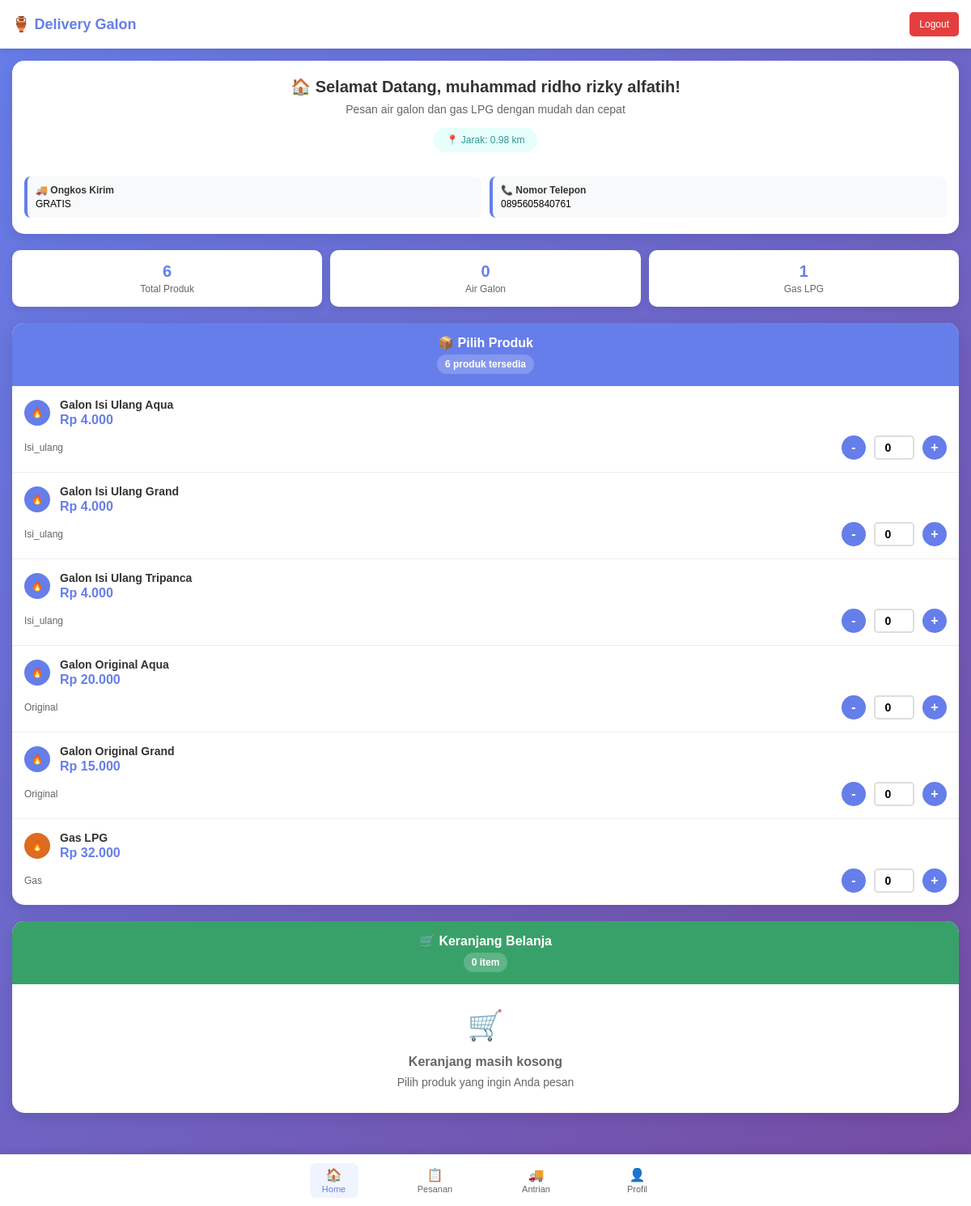
The page /customer/home.php (signed in) on the database its author committed.
### tables this page shows
CREATE TABLE `users` (
  `id` int(11) NOT NULL,
  `name` varchar(100) NOT NULL,
  `phone` varchar(15) NOT NULL,
  `password` varchar(255) NOT NULL,
  `address` text NOT NULL,
  `latitude` decimal(10,8) NOT NULL,
  `longitude` decimal(11,8) NOT NULL,
  `house_photo` varchar(255) DEFAULT NULL,
  `role` enum('pembeli','karyawan','admin','boss') DEFAULT 'pembeli',
  `created_at` timestamp NOT NULL DEFAULT current_timestamp()
);

CREATE TABLE `products` (
  `id` int(11) NOT NULL,
  `name` varchar(100) NOT NULL,
  `type` enum('isi_ulang','original','gas') NOT NULL,
  `brand` varchar(50) NOT NULL,
  `price` int(11) NOT NULL,
  `is_available` tinyint(1) DEFAULT 1,
  `created_at` timestamp NOT NULL DEFAULT current_timestamp()
);

### config/database.php (called while the page is built, shortened)
<?php
function calculateDistance($lat1, $lon1, $lat2, $lon2) {
    $earth_radius = 6371;
    $dLat = deg2rad($lat2 - $lat1);
    $dLon = deg2rad($lon2 - $lon1);
    $a = sin($dLat/2) * sin($dLat/2) + cos(deg2rad($lat1)) * cos(deg2rad($lat2)) * sin($dLon/2) * sin($dLon/2);
    $c = 2 * atan2(sqrt($a), sqrt(1-$a));
    return $earth_radius * $c;
}
function calculateDeliveryFee($distance) {
    if ($distance <= 2) {
        return 0;
    } else {
        return ceil($distance - 2) * DELIVERY_RATE_PER_KM;
    }
}
function formatRupiah($amount) {
    return 'Rp ' . number_format($amount, 0, ',', '.');
}
?>

### customer/home.php (the view, shortened to what this page needs)
<?php
require_once '../config/database.php';
$stmt = $pdo->prepare("SELECT * FROM users WHERE id = ?");
$stmt->execute([$_SESSION['user_id']]);
$user = $stmt->fetch();
$stmt = $pdo->prepare("SELECT * FROM products WHERE is_available = 1 ORDER BY type, name");
$stmt->execute();
$products = $stmt->fetchAll();
$distance = calculateDistance(DEPOT_LAT, DEPOT_LNG, $user['latitude'], $user['longitude']);
$delivery_fee = calculateDeliveryFee($distance);
$total_products = count($products);
$air_products = count(array_filter($products, function($p) { return $p['type'] == 'air'; }));
$gas_products = count(array_filter($products, function($p) { return $p['type'] == 'gas'; }));
?>
<!DOCTYPE html>
<html lang="id">
<head>
</head>
<body>
    <div class="header">
        <div class="header-content">
            <div class="logo">🏺 Delivery Galon</div>
            <div class="user-info">
                <a href="../logout.php" class="logout-btn">Logout</a>
            </div>
        </div>
    </div>
    <div class="container">
        <div class="page-header">
            <h1>🏠 Selamat Datang, <?php echo htmlspecialchars($user['name']); ?>!</h1>
            <p>Pesan air galon dan gas LPG dengan mudah dan cepat</p>
            <div class="delivery-info-badge">
                📍 Jarak: <?php echo number_format($distance, 2); ?> km
            </div>
            <div class="delivery-info-grid">
                <div class="delivery-info-item">
                    <strong>🚚 Ongkos Kirim</strong>
                    <?php echo $delivery_fee == 0 ? 'GRATIS' : formatRupiah($delivery_fee); ?>
                </div>
                <div class="delivery-info-item">
                    <strong>📞 Nomor Telepon</strong>
                    <?php echo htmlspecialchars($user['phone']); ?>
                </div>
            </div>
        </div>
        <div class="product-stats">
            <div class="stat-card">
                <div class="stat-number"><?php echo $total_products; ?></div>
                <div class="stat-label">Total Produk</div>
            </div>
            <div class="stat-card">
                <div class="stat-number"><?php echo $air_products; ?></div>
                <div class="stat-label">Air Galon</div>
            </div>
            <div class="stat-card">
                <div class="stat-number"><?php echo $gas_products; ?></div>
                <div class="stat-label">Gas LPG</div>
            </div>
        </div>
        <div class="products-section">
            <div class="products-header">
                <h2>📦 Pilih Produk</h2>
                <span class="products-count"><?php echo $total_products; ?> produk tersedia</span>
            </div>
            <?php foreach ($products as $product): ?>
            <div class="product-item" data-product-id="<?php echo $product['id']; ?>" data-product-name="<?php echo htmlspecialchars($product['name']); ?>" data-product-price="<?php echo $product['price']; ?>">
                <div class="product-top">
                    <div class="product-type-badge <?php echo $product['type']; ?>">
                        <?php echo $product['type'] == 'air' ? '💧' : '🔥'; ?>
                    </div>
                    <div class="product-header">
                        <div class="product-name"><?php echo htmlspecialchars($product['name']); ?></div>
                        <div class="product-price"><?php echo formatRupiah($product['price']); ?></div>
                    </div>
                </div>
                <div class="product-bottom">
                    <div style="font-size: 12px; color: #666;">
                        <?php echo ucfirst($product['type']); ?>
                    </div>
                    <div class="quantity-control">
                        <button class="quantity-btn" onclick="changeQuantity(<?php echo $product['id']; ?>, -1)">-</button>
                        <input type="number" class="quantity-input" id="qty-<?php echo $product['id']; ?>" value="0" min="0" onchange="updateCart()" readonly>
                        <button class="quantity-btn" onclick="changeQuantity(<?php echo $product['id']; ?>, 1)">+</button>
                    </div>
                </div>
            </div>
            <?php endforeach; ?>
        </div>
        <div class="cart-section">
            <div class="cart-header">
                <h2>🛒 Keranjang Belanja</h2>
                <span class="cart-count" id="cart-count">0 item</span>
            </div>
            <div id="cart-items">
                <div class="empty-cart">
                    <div class="empty-cart-icon">🛒</div>
                    <h3>Keranjang masih kosong</h3>
                    <p>Pilih produk yang ingin Anda pesan</p>
                </div>
            </div>
        </div>
    </div>
    <div class="bottom-nav">
        <div class="nav-links">
            <a href="home.php" class="active">
                <span class="nav-icon">🏠</span>
                Home
            </a>
            <a href="orders.php">
                <span class="nav-icon">📋</span>
                Pesanan
            </a>
            <a href="queue.php">
                <span class="nav-icon">🚚</span>
                Antrian
            </a>
            <a href="profile.php">
                <span class="nav-icon">👤</span>
                Profil
            </a>
        </div>
    </div>
</body>
</html>

### rows shown on the page
users: name "muhammad ridho rizky alfatih", phone "0895605840761"
products: name "Galon Isi Ulang Aqua", price "Rp 4.000", type "Isi_ulang"
products: name "Galon Isi Ulang Grand", price "Rp 4.000", type "Isi_ulang"
products: name "Galon Isi Ulang Tripanca", price "Rp 4.000", type "Isi_ulang"
products: name "Galon Original Aqua", price "Rp 20.000", type "Original"
products: name "Galon Original Grand", price "Rp 15.000", type "Original"
products: name "Gas LPG", price "Rp 32.000", type "Gas"

### other values the page prints
$distance "0.98"
$total_products "6"
$air_products "0"
$gas_products "1"
